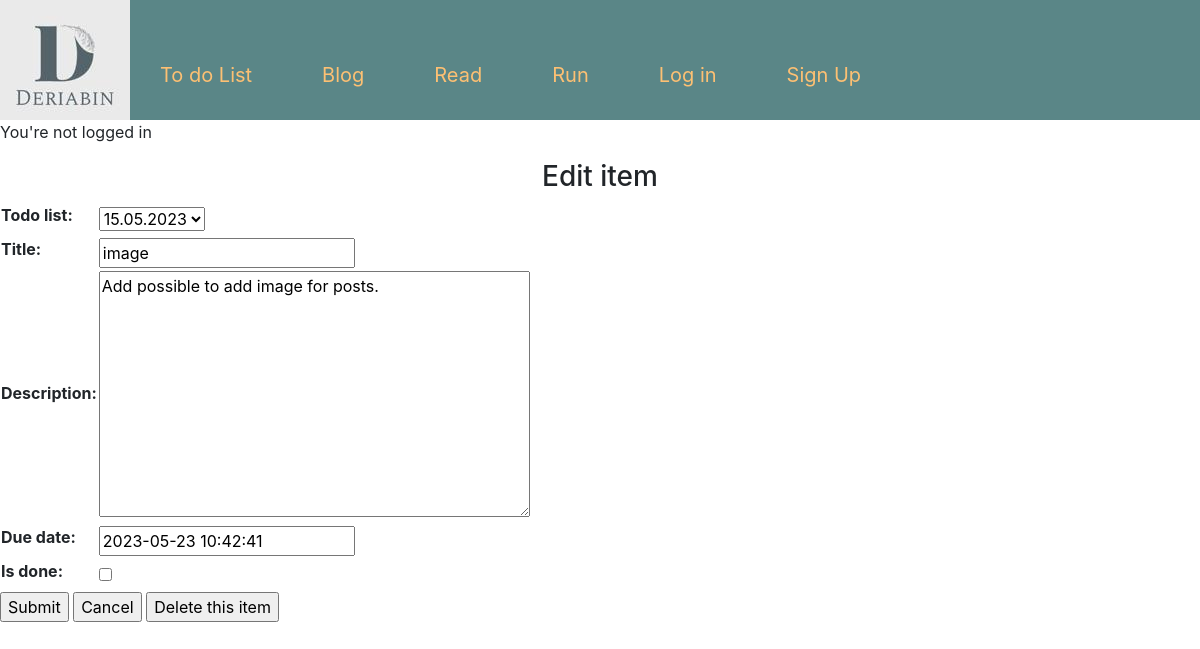
Page /list/9/item/9/ on the earlier database version.
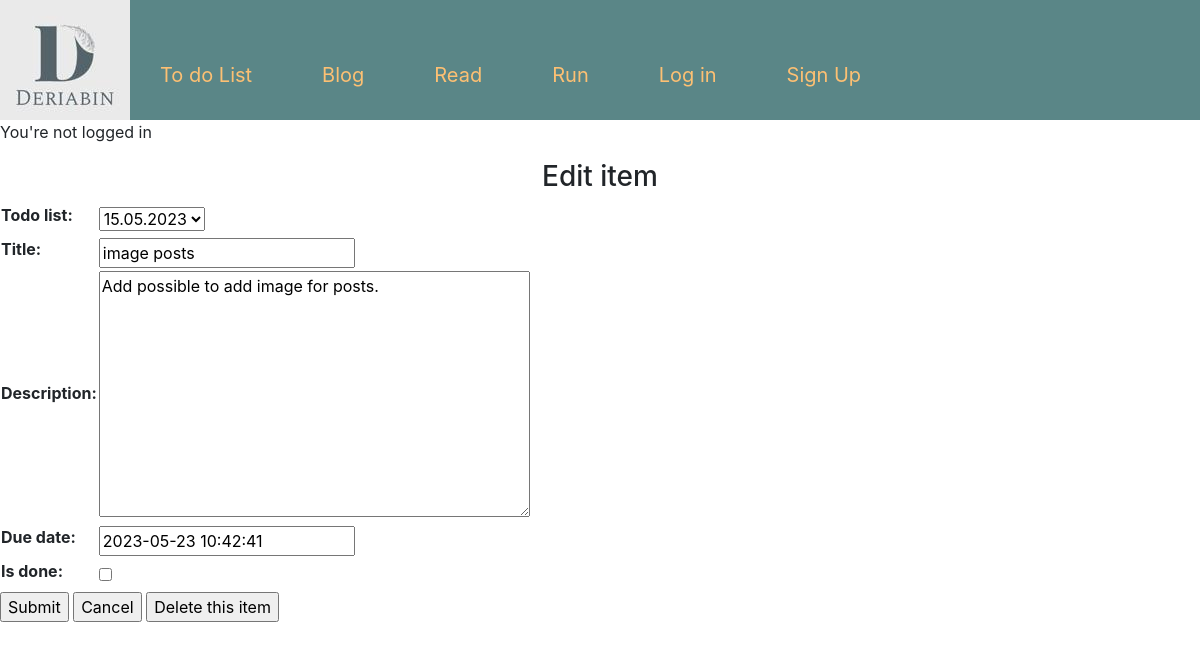
Same page on the later database version.
### todo_app/models.py (models this page shows, shortened)
class ToDoList(models.Model):
    title = models.CharField(max_length=100, unique=True)
    def __str__(self):
        return self.title

class ToDoItem(models.Model):
    title = models.CharField(max_length=100)
    description = models.TextField(null=True, blank=True)
    created_date = models.DateTimeField(auto_now_add=True)
    due_date = models.DateTimeField(default=one_week_hence)
    todo_list = models.ForeignKey(ToDoList, on_delete=models.CASCADE)
    is_done = models.BooleanField(default=False)
    class Meta:
        ordering = ["due_date"]

### todo_app/views.py (the view, shortened to what this page needs)
class ItemUpdate(UpdateView):
    model = ToDoItem
    fields = [
        "todo_list",
        "title",
        "description",
        "due_date",
        "is_done",
    ]
    def get_context_data(self):
        context = super(ItemUpdate, self).get_context_data()
        context["todo_list"] = self.object.todo_list
        context["title"] = "Edit item"
        return context

### templates/todo_app/todoitem_form.html (shortened to what this page needs)
{% extends "base.html" %}
{% block content %}
<h3>{{ title }}</h3>
<form method="post">
   <table>
       {{ form }}
    </table>
    <input
        value="Submit"
        type="submit">
    <input
        value="Cancel"
        type="button"
        onclick="location.href='{% url "list" todo_list.id %}'">
        {% if object %}
    <input
        value="Delete this item"
        type="button"
        onclick="location.href=
        '{% url "item-delete" todo_list.id object.id %}'">
    {% endif %}
</form>
{% endblock %}

Differences in the rows shown:
changed through a linked row, ToDoList "Cancel": title "image" → "image posts"
